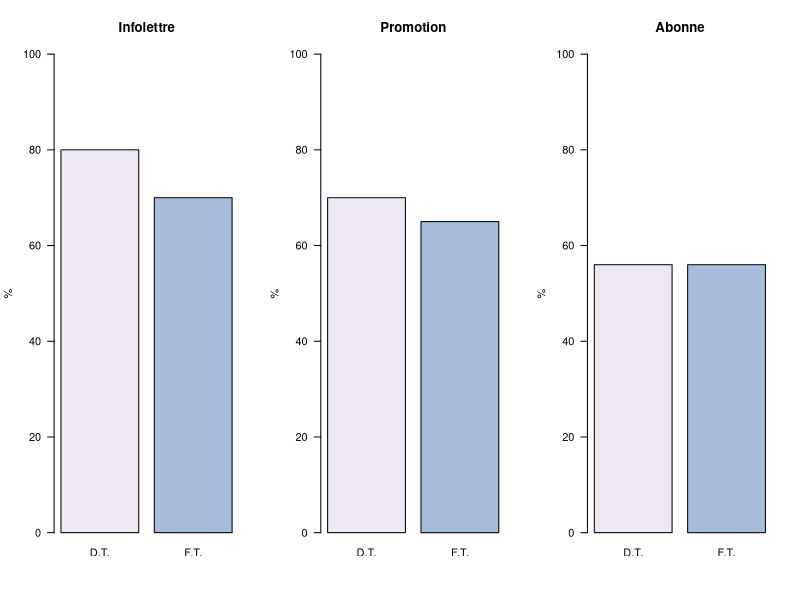
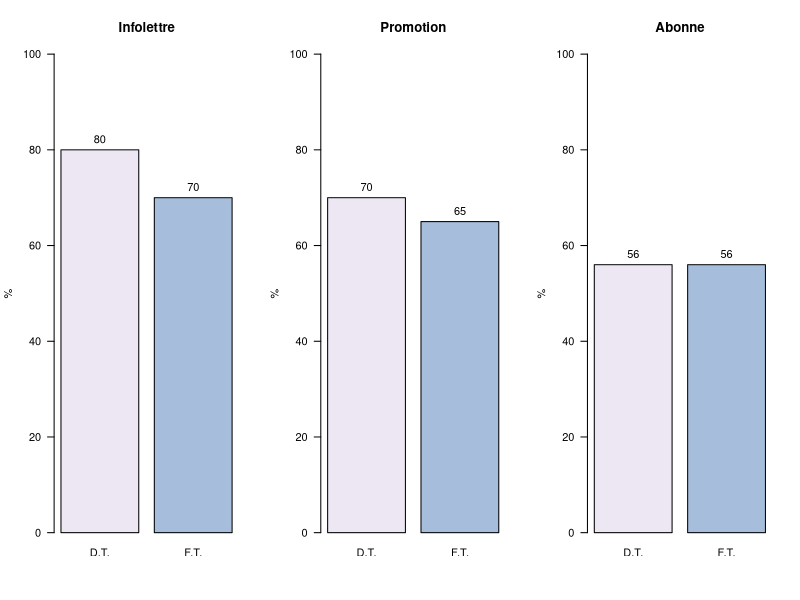
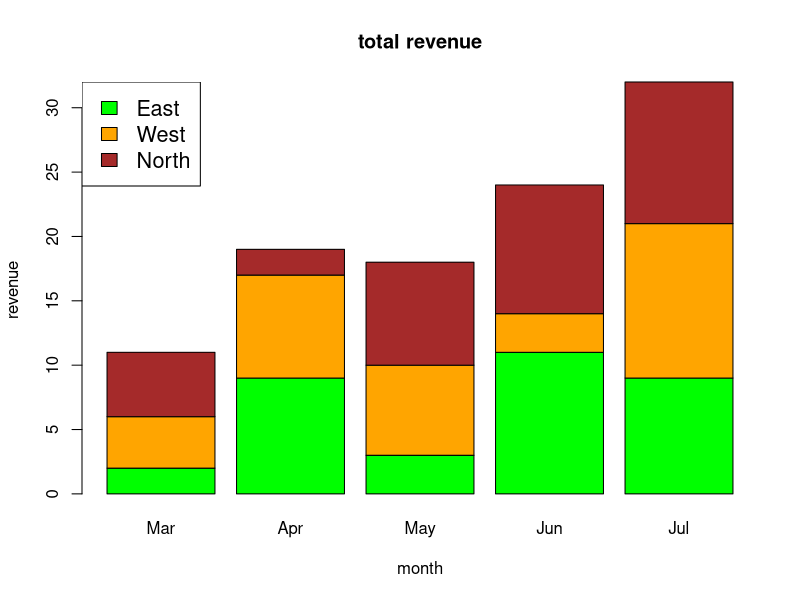

The R source for these figures, in order:
# Create the input vectors.
colors = c("green","orange","brown")
months <- c("Mar","Apr","May","Jun","Jul")
regions <- c("East","West","North")

# Create the matrix of the values.
Values <- matrix(c(2,9,3,11,9,4,8,7,3,12,5,2,8,10,11), nrow = 3, ncol = 5, byrow = TRUE)

# Give the chart file a name
png(file = "barchart_stacked.png")

# Create the bar chart
barplot(Values, main = "total revenue", names.arg = months, xlab = "month", ylab = "revenue", col = colors)

# Add the legend to the chart
legend("topleft", regions, cex = 1.3, fill = colors)

# Save the file
dev.off()




library("RColorBrewer")

HOLD <- matrix(c(0.80, 0.70, 0.70, 0.65, 0.56, 0.56, 0.78, 0.54, 0.40, 0.76, 0.23, 0.45), ncol=6, nrow=2)

colnames(HOLD) <- c("Infolettre", "Promotion", "Abonne", "Comédie", "Drame", "Suspense")
rownames(HOLD) <- c("D.T.", "F.T.")

HOLD

SEQUENTIAL <- brewer.pal(2, "PuBu")

par(mfrow=c(1,3))
barplot(HOLD[,1] * 100, main="Infolettre", ylab="%", ylim=c(0, 100), las=1,  col=SEQUENTIAL)
barplot(HOLD[,2] * 100, main="Promotion", ylab="%", ylim=c(0,100), las=1, col=SEQUENTIAL)
barplot(HOLD[,3] * 100, main="Abonne", ylab="%", ylim=c(0,100), las=1, col=SEQUENTIAL)

par(mfrow=c(1,3))
BP = barplot(HOLD[,1] * 100, main="Infolettre", ylab="%", ylim=c(0, 100), las=1,  col=SEQUENTIAL)
text(BP, HOLD[,1]*100, labels=HOLD[,1]*100, pos=3)

BP = barplot(HOLD[,2] * 100, main="Promotion", ylab="%", ylim=c(0,100), las=1, col=SEQUENTIAL)
text(BP, HOLD[,2]*100, labels=HOLD[,2]*100, pos=3)

BP = barplot(HOLD[,3] * 100, main="Abonne", ylab="%", ylim=c(0,100), las=1, col=SEQUENTIAL)
text(BP, HOLD[,3]*100, labels=HOLD[,3]*100, pos=3)
